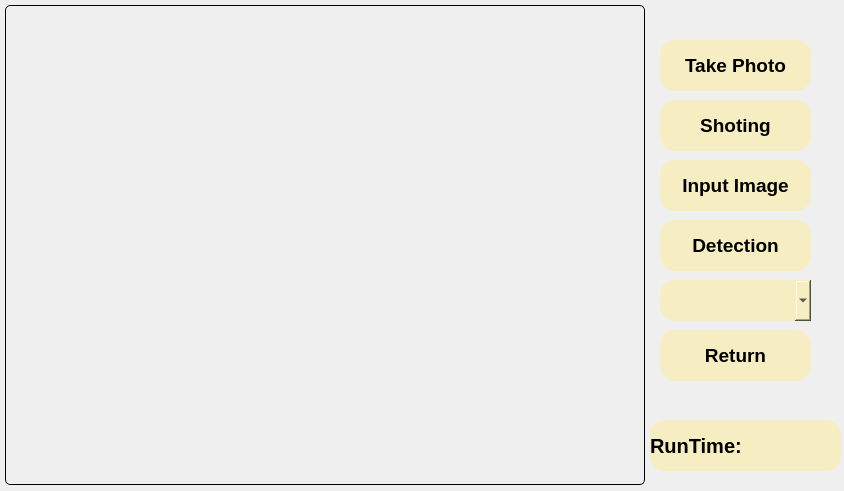
<?xml version="1.0" encoding="UTF-8"?>
<ui version="4.0">
 <class>Form</class>
 <widget class="QWidget" name="Form">
  <property name="geometry">
   <rect>
    <x>0</x>
    <y>0</y>
    <width>844</width>
    <height>491</height>
   </rect>
  </property>
  <property name="windowTitle">
   <string>UI</string>
  </property>
  <property name="styleSheet">
   <string notr="true"/>
  </property>
  <widget class="QStackedWidget" name="stackedWidget">
   <property name="geometry">
    <rect>
     <x>0</x>
     <y>0</y>
     <width>850</width>
     <height>495</height>
    </rect>
   </property>
   <property name="styleSheet">
    <string notr="true">#stackedWidget
{
	background-image: url(Pic/back.jpg);
}</string>
   </property>
   <property name="currentIndex">
    <number>2</number>
   </property>
   <widget class="QWidget" name="page">
    <widget class="QPushButton" name="imageButton">
     <property name="geometry">
      <rect>
       <x>300</x>
       <y>320</y>
       <width>251</width>
       <height>51</height>
      </rect>
     </property>
     <property name="font">
      <font>
       <family>Arial</family>
       <pointsize>14</pointsize>
       <weight>75</weight>
       <bold>true</bold>
      </font>
     </property>
     <property name="styleSheet">
      <string notr="true">background-color: #f6edc3;; /* 设置背景颜色 */
    border-radius: 15px; /* 设置四周圆角 */</string>
     </property>
     <property name="text">
      <string>Image detection</string>
     </property>
    </widget>
    <widget class="QPushButton" name="realButton">
     <property name="geometry">
      <rect>
       <x>300</x>
       <y>230</y>
       <width>251</width>
       <height>51</height>
      </rect>
     </property>
     <property name="font">
      <font>
       <family>Arial</family>
       <pointsize>14</pointsize>
       <weight>75</weight>
       <bold>true</bold>
      </font>
     </property>
     <property name="styleSheet">
      <string notr="true">background-color: #f6edc3; /* 设置背景颜色 */
    border-radius: 15px; /* 设置四周圆角 */</string>
     </property>
     <property name="text">
      <string>Real-time detection</string>
     </property>
    </widget>
    <widget class="QLabel" name="label">
     <property name="geometry">
      <rect>
       <x>0</x>
       <y>0</y>
       <width>851</width>
       <height>61</height>
      </rect>
     </property>
     <property name="font">
      <font>
       <family>Arial</family>
       <pointsize>20</pointsize>
       <weight>75</weight>
       <italic>true</italic>
       <bold>true</bold>
      </font>
     </property>
     <property name="styleSheet">
      <string notr="true">color:#fc9871;
background-color:#cfe7c4;</string>
     </property>
     <property name="midLineWidth">
      <number>0</number>
     </property>
     <property name="text">
      <string>Detection System of Wogan Citrus Fruit </string>
     </property>
     <property name="alignment">
      <set>Qt::AlignCenter</set>
     </property>
    </widget>
   </widget>
   <widget class="QWidget" name="pageCap">
    <widget class="QPushButton" name="startButton">
     <property name="geometry">
      <rect>
       <x>660</x>
       <y>30</y>
       <width>151</width>
       <height>51</height>
      </rect>
     </property>
     <property name="font">
      <font>
       <family>Arial</family>
       <pointsize>14</pointsize>
       <weight>75</weight>
       <bold>true</bold>
      </font>
     </property>
     <property name="styleSheet">
      <string notr="true">background-color: #f6edc3; /* 设置背景颜色 */
    border-radius: 15px; /* 设置四周圆角 */</string>
     </property>
     <property name="text">
      <string>Start</string>
     </property>
    </widget>
    <widget class="QPushButton" name="stopButton">
     <property name="geometry">
      <rect>
       <x>660</x>
       <y>90</y>
       <width>151</width>
       <height>51</height>
      </rect>
     </property>
     <property name="font">
      <font>
       <family>Arial</family>
       <pointsize>14</pointsize>
       <weight>75</weight>
       <bold>true</bold>
      </font>
     </property>
     <property name="styleSheet">
      <string notr="true">background-color: #f6edc3; /* 设置背景颜色 */
    border-radius: 15px; /* 设置四周圆角 */</string>
     </property>
     <property name="text">
      <string>Stop</string>
     </property>
    </widget>
    <widget class="QPushButton" name="returnButton">
     <property name="geometry">
      <rect>
       <x>660</x>
       <y>150</y>
       <width>151</width>
       <height>51</height>
      </rect>
     </property>
     <property name="font">
      <font>
       <family>Arial</family>
       <pointsize>14</pointsize>
       <weight>75</weight>
       <bold>true</bold>
      </font>
     </property>
     <property name="styleSheet">
      <string notr="true">background-color: #f6edc3; /* 设置背景颜色 */
    border-radius: 15px; /* 设置四周圆角 */</string>
     </property>
     <property name="text">
      <string>Return</string>
     </property>
    </widget>
    <widget class="QLabel" name="capLabel">
     <property name="geometry">
      <rect>
       <x>5</x>
       <y>5</y>
       <width>640</width>
       <height>480</height>
      </rect>
     </property>
     <property name="styleSheet">
      <string notr="true">border-style: solid;
                border-radius:5px;
                border-width: 1px;
                color: #d3dae3;
                padding: 5px;
            background-color: qlineargradient(spread:pad, x1:0, y1:0, x2:1, y2:0, stop:0 rgba(29, 38, 113, 0.5), stop:1e-05 #1d2671, stop: 1.0 rgba(84, 236, 215, 0.5));      
             
            border-top-color: qlineargradient(spread:pad, x1:0, y1:0.5, x2:1, y2:0.466, stop: 1e-05  #54ecd7, stop: 1  #1d2671);
            border-bottom-color: qlineargradient(spread:pad, x1:1, y1:0.5, x2:0, y2:0.5, stop: 1e-05 #54ecd7, stop: 1  #1d2671);
            border-right-color: qlineargradient(spread:pad, x1:0.5, y1:0, x2:0.5, y2:1, stop:1e-05  #54ecd7, stop: 1  #1d2671);
            border-left-color: qlineargradient(spread:pad, x1:0.5, y1:1, x2:0.5, y2:0, stop: 1e-05 #54ecd7, stop: 1  #1d2671);</string>
     </property>
     <property name="text">
      <string/>
     </property>
    </widget>
    <widget class="QComboBox" name="capBox">
     <property name="geometry">
      <rect>
       <x>660</x>
       <y>210</y>
       <width>151</width>
       <height>41</height>
      </rect>
     </property>
     <property name="font">
      <font>
       <family>Arial</family>
       <pointsize>9</pointsize>
       <weight>75</weight>
       <bold>true</bold>
      </font>
     </property>
     <property name="styleSheet">
      <string notr="true">background-color: #f6edc3; /* 设置背景颜色 */
    border-radius: 15px; /* 设置四周圆角 */</string>
     </property>
    </widget>
   </widget>
   <widget class="QWidget" name="pagePic">
    <widget class="QLabel" name="picLabel">
     <property name="geometry">
      <rect>
       <x>5</x>
       <y>5</y>
       <width>640</width>
       <height>480</height>
      </rect>
     </property>
     <property name="styleSheet">
      <string notr="true">border-style: solid;
                border-radius:5px;
                border-width: 1px;
                color: #d3dae3;
                padding: 5px;
            background-color: qlineargradient(spread:pad, x1:0, y1:0, x2:1, y2:0, stop:0 rgba(29, 38, 113, 0.5), stop:1e-05 #1d2671, stop: 1.0 rgba(84, 236, 215, 0.5));      
             
            border-top-color: qlineargradient(spread:pad, x1:0, y1:0.5, x2:1, y2:0.466, stop: 1e-05  #54ecd7, stop: 1  #1d2671);
            border-bottom-color: qlineargradient(spread:pad, x1:1, y1:0.5, x2:0, y2:0.5, stop: 1e-05 #54ecd7, stop: 1  #1d2671);
            border-right-color: qlineargradient(spread:pad, x1:0.5, y1:0, x2:0.5, y2:1, stop:1e-05  #54ecd7, stop: 1  #1d2671);
            border-left-color: qlineargradient(spread:pad, x1:0.5, y1:1, x2:0.5, y2:0, stop: 1e-05 #54ecd7, stop: 1  #1d2671);</string>
     </property>
     <property name="text">
      <string/>
     </property>
    </widget>
    <widget class="QPushButton" name="selectButton">
     <property name="geometry">
      <rect>
       <x>660</x>
       <y>160</y>
       <width>151</width>
       <height>51</height>
      </rect>
     </property>
     <property name="font">
      <font>
       <family>Arial</family>
       <pointsize>14</pointsize>
       <weight>75</weight>
       <bold>true</bold>
      </font>
     </property>
     <property name="styleSheet">
      <string notr="true">background-color: #f6edc3; /* 设置背景颜色 */
    border-radius: 15px; /* 设置四周圆角 */</string>
     </property>
     <property name="text">
      <string>Input Image</string>
     </property>
    </widget>
    <widget class="QPushButton" name="detectPicButton">
     <property name="geometry">
      <rect>
       <x>660</x>
       <y>220</y>
       <width>151</width>
       <height>51</height>
      </rect>
     </property>
     <property name="font">
      <font>
       <family>Arial</family>
       <pointsize>14</pointsize>
       <weight>75</weight>
       <bold>true</bold>
      </font>
     </property>
     <property name="styleSheet">
      <string notr="true">background-color: #f6edc3; /* 设置背景颜色 */
    border-radius: 15px; /* 设置四周圆角 */</string>
     </property>
     <property name="text">
      <string>Detection</string>
     </property>
    </widget>
    <widget class="QPushButton" name="takeButton">
     <property name="geometry">
      <rect>
       <x>660</x>
       <y>40</y>
       <width>151</width>
       <height>51</height>
      </rect>
     </property>
     <property name="font">
      <font>
       <family>Arial</family>
       <pointsize>14</pointsize>
       <weight>75</weight>
       <bold>true</bold>
      </font>
     </property>
     <property name="styleSheet">
      <string notr="true">background-color: #f6edc3; /* 设置背景颜色 */
    border-radius: 15px; /* 设置四周圆角 */</string>
     </property>
     <property name="text">
      <string>Take Photo</string>
     </property>
    </widget>
    <widget class="QPushButton" name="backButton">
     <property name="geometry">
      <rect>
       <x>660</x>
       <y>330</y>
       <width>151</width>
       <height>51</height>
      </rect>
     </property>
     <property name="font">
      <font>
       <family>Arial</family>
       <pointsize>14</pointsize>
       <weight>75</weight>
       <bold>true</bold>
      </font>
     </property>
     <property name="styleSheet">
      <string notr="true">background-color: #f6edc3; /* 设置背景颜色 */
    border-radius: 15px; /* 设置四周圆角 */</string>
     </property>
     <property name="text">
      <string>Return</string>
     </property>
    </widget>
    <widget class="QPushButton" name="cutButton">
     <property name="geometry">
      <rect>
       <x>660</x>
       <y>100</y>
       <width>151</width>
       <height>51</height>
      </rect>
     </property>
     <property name="font">
      <font>
       <family>Arial</family>
       <pointsize>14</pointsize>
       <weight>75</weight>
       <bold>true</bold>
      </font>
     </property>
     <property name="styleSheet">
      <string notr="true">background-color: #f6edc3; /* 设置背景颜色 */
    border-radius: 15px; /* 设置四周圆角 */</string>
     </property>
     <property name="text">
      <string>Shoting</string>
     </property>
    </widget>
    <widget class="QComboBox" name="picBox">
     <property name="geometry">
      <rect>
       <x>660</x>
       <y>280</y>
       <width>151</width>
       <height>41</height>
      </rect>
     </property>
     <property name="font">
      <font>
       <family>Arial</family>
       <pointsize>9</pointsize>
       <weight>75</weight>
       <bold>true</bold>
      </font>
     </property>
     <property name="styleSheet">
      <string notr="true">background-color: #f6edc3; /* 设置背景颜色 */
    border-radius: 15px; /* 设置四周圆角 */</string>
     </property>
    </widget>
    <widget class="QLabel" name="timeLabel">
     <property name="geometry">
      <rect>
       <x>650</x>
       <y>420</y>
       <width>191</width>
       <height>51</height>
      </rect>
     </property>
     <property name="font">
      <font>
       <family>Liberation Sans</family>
       <pointsize>15</pointsize>
       <weight>75</weight>
       <bold>true</bold>
       <stylestrategy>PreferAntialias</stylestrategy>
      </font>
     </property>
     <property name="styleSheet">
      <string notr="true">background-color: #f6edc3; /* 设置背景颜色 */
    border-radius: 15px; /* 设置四周圆角 */</string>
     </property>
     <property name="text">
      <string>RunTime:</string>
     </property>
    </widget>
   </widget>
  </widget>
 </widget>
 <resources/>
 <connections/>
</ui>
